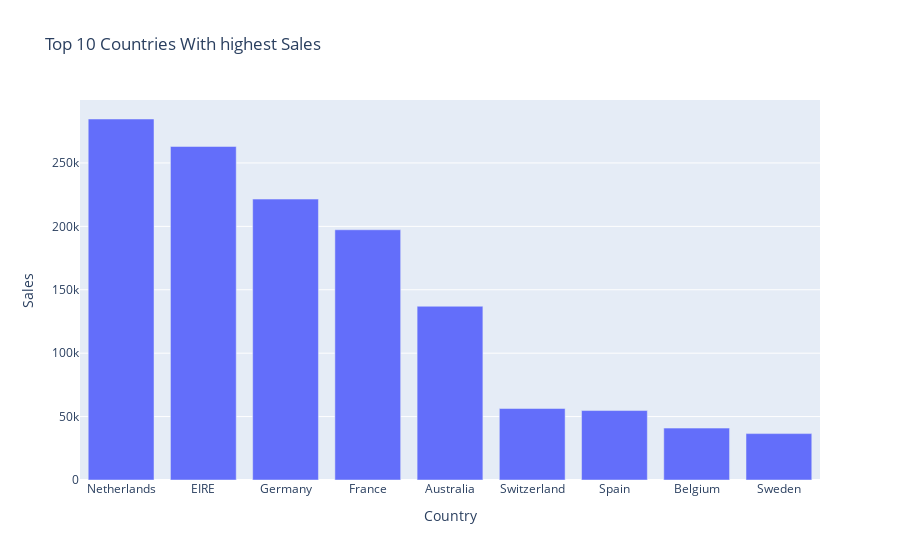

Notebook cell for this chart:
### Code cell
top_country_sales = df.groupby('Country')['Sales'].sum().sort_values(ascending=False).head(10).reset_index()
top_country_sales = top_country_sales[top_country_sales['Country'] != 'United Kingdom']
fig = px.bar(top_country_sales , x='Country' , y='Sales' , title='Top 10 Countries With highest Sales')
fig.show()

### Figure 1 — Plotly figure (JSON) as saved in the notebook; plotly's stock layout.template omitted (floating-point values rounded to 4 significant figures)
{"data": [{"alignmentgroup": "True", "hovertemplate": "Country=%{x}<br>Sales=%{y}<extra></extra>", "legendgroup": "", "marker": {"color": "#636efa", "pattern": {"shape": ""}}, "name": "", "offsetgroup": "", "orientation": "v", "showlegend": false, "textposition": "auto", "type": "bar", "x": ["Netherlands", "EIRE", "Germany", "France", "Australia", "Switzerland", "Spain", "Belgium", "Sweden"], "xaxis": "x", "y": [284700.0, 263000.0, 221500.0, 197300.0, 137000.0, 56360.0, 54760.0, 40910.0, 36590.0], "yaxis": "y"}], "layout": {"barmode": "relative", "legend": {"tracegroupgap": 0}, "title": {"text": "Top 10 Countries With highest Sales"}, "xaxis": {"anchor": "y", "domain": [0, 1], "title": {"text": "Country"}}, "yaxis": {"anchor": "x", "domain": [0, 1], "title": {"text": "Sales"}}}}
